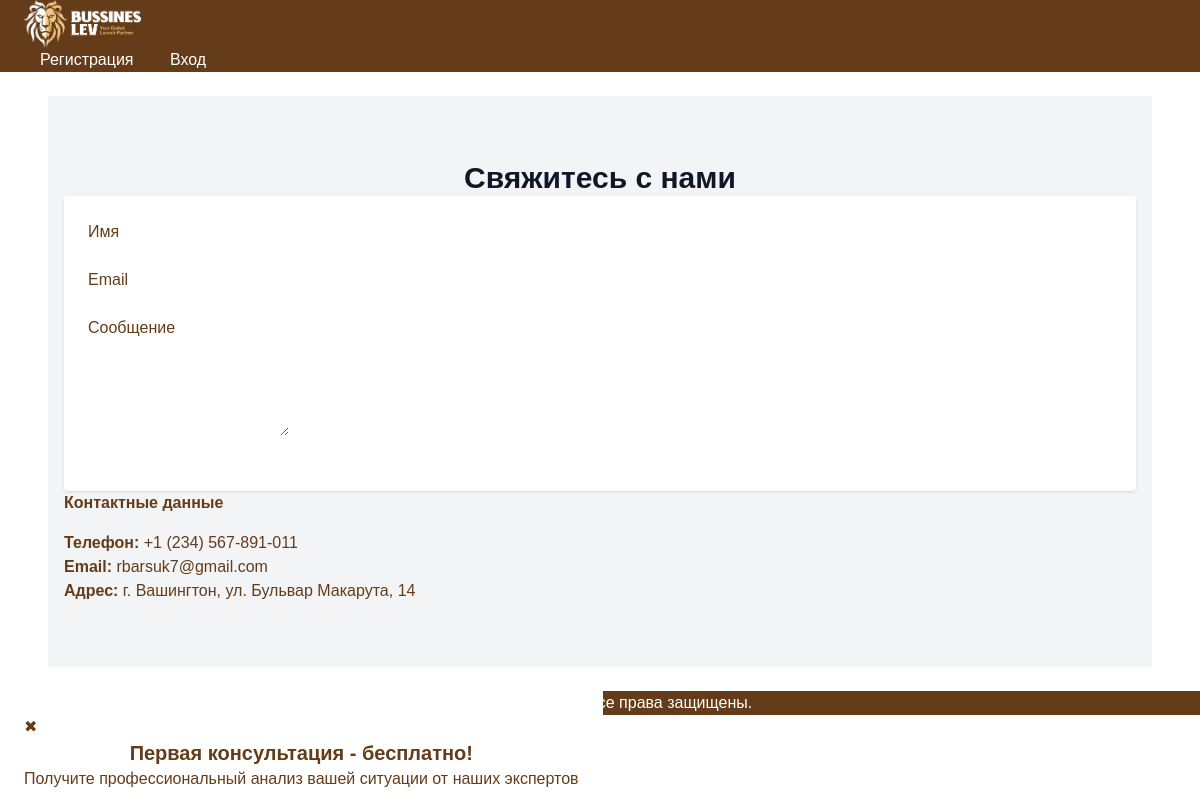
Page /contact/ on the committed database.
### notifications/models.py (models this page shows, shortened)
class PopupNotification(models.Model):
    title = models.CharField(max_length=255)
    message = models.TextField()
    show_on_pages = models.CharField(
        max_length=255,
        help_text="Список URL через запятую, где показывать попап"
    )
    is_active = models.BooleanField(default=True)
    def get_pages_list(self):
        return [p.strip() for p in self.show_on_pages.split(",") if p.strip()]

### core/views.py (the view, shortened to what this page needs)
# urls.py: path("contact/", contact_view, name="contact"),
def contact_view(request):
    return render(request, "contact.html")

### notifications/context_processors.py (called while the page is built)
def popup_notifications(request):
    path = request.path
    notifications = PopupNotification.objects.filter(is_active=True)
    active_popups = [
        n for n in notifications if any(page in path for page in n.get_pages_list())
    ]
    return {"popup_notifications": active_popups}

### theme/templates/contact.html (shortened to what this page needs)
{% extends "base.html" %}
{% block content %}
<section class="bg-gray-100 dark:bg-gray-900 py-16 px-4">
  <div class="max-w-4xl mx-auto">
    <h1 class="text-3xl font-bold mb-8 text-center text-gray-900 dark:text-white">Свяжитесь с нами</h1>
    <form method="post" class="bg-white dark:bg-gray-800 p-6 rounded shadow space-y-4">
      <div>
        <label class="block text-sm font-medium text-gray-700 dark:text-gray-300">Имя</label>
        <input type="text" name="name" required class="w-full mt-1 px-3 py-2 border rounded dark:bg-gray-700 dark:text-white">
      </div>
      <div>
        <label class="block text-sm font-medium text-gray-700 dark:text-gray-300">Email</label>
        <input type="email" name="email" required class="w-full mt-1 px-3 py-2 border rounded dark:bg-gray-700 dark:text-white">
      </div>
      <div>
        <label class="block text-sm font-medium text-gray-700 dark:text-gray-300">Сообщение</label>
        <textarea name="message" rows="4" required class="w-full mt-1 px-3 py-2 border rounded dark:bg-gray-700 dark:text-white"></textarea>
      </div>
      <button type="submit" class="bg-blue-600 hover:bg-blue-700 text-white px-4 py-2 rounded">Отправить</button>
    </form>
    <div class="mt-12">
      <h2 class="text-2xl font-semibold mb-4 text-gray-800 dark:text-white">Контактные данные</h2>
      <ul class="space-y-2 text-gray-700 dark:text-gray-300">
        <li><strong>Телефон:</strong> +1 (234) 567-891-011</li>
        <li><strong>Email:</strong> rbarsuk7@gmail.com</li>
        <li><strong>Адрес:</strong> г. Вашингтон, ул. Бульвар Макарута, 14</li>
      </ul>
    </div>
</section>
{% endblock %}

### theme/templates/base.html (shortened to what this page needs)
{% load static tailwind_tags %}
<!DOCTYPE html>
<html lang="en">
<head>
  {% tailwind_css %}
</head>
<body>
<header class="bg-[#c49360] flex justify-between items-center px-6 py-4">
  <div class="flex justify-center w-full">
    <img src="{% static 'images/logo3.png' %}" alt="Логотип" class="h-20 md:h-28 object-contain">
  </div>
  <div class="absolute right-6">
    {% if user.is_authenticated %}
      {% if user.role == 'admin' or user.role == 'manager' %}
        <a href="{% url 'crm_integration:crm_clients' %}"  class="bg-[#653c19] text-white px-4 py-2 rounded hover:bg-[#4d2c13]">
        Клиенты
        </a>
      {% endif %}
      <a href="{% url 'clients:dashboard' %}" class="bg-[#653c19] text-white px-4 py-2 rounded hover:bg-[#4d2c13]">
        Профиль
      </a>
      <a href="{% url 'clients:logout' %}" class="bg-[#653c19] text-white px-4 py-2 rounded hover:bg-[#4d2c13]">
        Выход
      </a>
      <a href="{% url 'banners:banner_list' %}"  class="bg-[#653c19] text-white px-4 py-2 rounded hover:bg-[#4d2c13]">
          Баннеры
      </a>
    {% else %}
      <a href="{% url 'clients:register' %}" class="bg-[#653c19] text-white px-4 py-2 rounded hover:bg-[#4d2c13]">
        Регистрация
      </a>
          <a href="{% url 'login' %}" class="bg-[#653c19] text-white px-4 py-2 rounded hover:bg-[#4d2c13]">
        Вход
      </a>
    {% endif %}
  </div>
</header>
<main class="max-w-6xl mx-auto p-6">
  {% block content %}{% endblock %}
</main>
{% for popup in popup_notifications %}
<div id="popup-{{ popup.id }}"
     class="fixed inset-0 bg-black bg-opacity-50 flex items-center justify-center z-50 animate-fadeIn">
  <div class="bg-white text-black rounded-lg shadow-lg p-6 max-w-sm w-full relative transform transition-all scale-100">
    <button onclick="document.getElementById('popup-{{ popup.id }}').remove()"
            class="absolute top-3 right-3 text-gray-500 hover:text-gray-800">
      ✖
    </button>
    <h3 class="text-xl font-bold mb-3 text-center">{{ popup.title }}</h3>
    <p class="mb-6 text-center">{{ popup.message }}</p>
  </div>
</div>
{% endfor %}
<footer class="py-4 text-center text-sm">
  &copy; {{ now|date:"Y" }} BUSSINES LEV. Все права защищены.
</footer>
</body>
</html>

### theme/templates/base.html (style rules this page uses)
:root { --color-white: #ffffff; --color-gold-brown: #c49360; --color-dark-brown: #653c19; }
body { background-color: var(--color-white); color: var(--color-dark-brown); font-family: sans-serif; }
header { background-color: var(--color-dark-brown); color: var(--color-white); }
header img { height: 48px; }
footer { background-color: var(--color-dark-brown); color: var(--color-white); }
.animate-fadeIn { animation: fadeIn 0.3s ease-in-out; }

### rows in the picture
PopupNotification: title "Первая консультация - бесплатно!", message "Получите профессиональный анализ вашей ситуации от наших экспертов"
